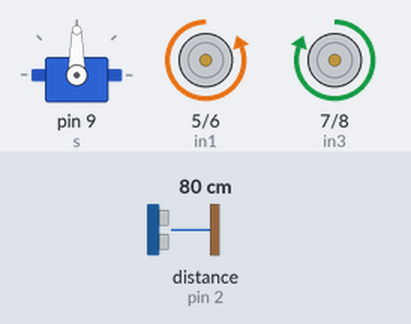
Bench run of a sketch on a simulated Arduino Uno, built with avr-gcc and run on an emulated ATmega328P. Shown: servo, motor-driver pin pairs drawn as motors (green arrow = first pin HIGH = forward, orange = second pin HIGH = backward, longer = more drive). Wiring (inferred from the names in the program): ultrasonic range finder: trigger pin 3; echo pin 2. Inputs (shaded band) come from the test bench; at power-on: distance to the obstacle (sensor on pin 2) 80 cm. The echo pulse lasts 58.3 µs per cm.

Above: at 1.2 s.
1.3 s: distance to the obstacle (sensor on pin 2) set to 35 cm
2.8 s: distance to the obstacle (sensor on pin 2) set to 27 cm
At 3.4 s:
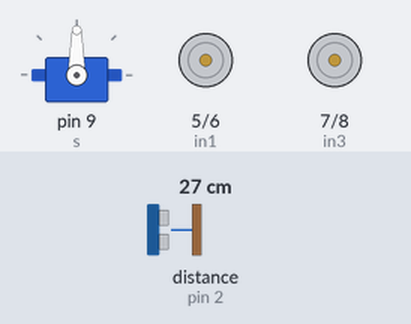
5.8 s: distance to the obstacle (sensor on pin 2) set to 60 cm
At 6.15 s:
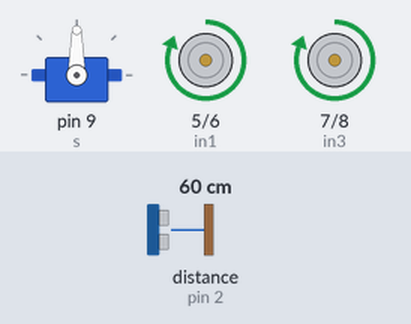
7.4 s: distance to the obstacle (sensor on pin 2) set to 2 cm
At 7.55 s:
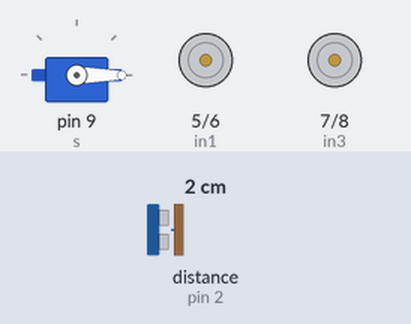
Timing chart, 0 to 11.4 s (numbered marks = the images above; inputs shaded):
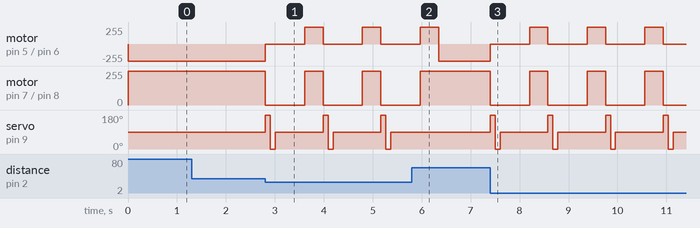

The sketch:

car_v1.ino
```cpp
#include <Servo.h>
Servo s;
int v = 0;
unsigned int L = 0;
unsigned int R = 0;
unsigned int t = 0;
unsigned int H = 0;
int in1 = 5;
int in2 = 6;
int in3 = 7;
int in4 = 8;
const int trig = 3;
const int echo = 2;
void STOP()
{
  digitalWrite(in1, LOW);
  digitalWrite(in2, LOW);

  digitalWrite(in4, LOW);
  digitalWrite(in3, LOW);
}
void  drive_forvard()
{
  digitalWrite(in1, LOW);
  digitalWrite(in2, HIGH);

  digitalWrite(in4, LOW);
  digitalWrite(in3, HIGH);
}
void turn_right(){
  digitalWrite(in1, HIGH);
  digitalWrite(in2, LOW);

  digitalWrite(in4, LOW);
  digitalWrite(in3, HIGH);
  delay(375);
}
void turn_left(){
  digitalWrite(in1, LOW);
  digitalWrite(in2, HIGH);

  digitalWrite(in4, HIGH);
  digitalWrite(in3, LOW);
  delay(375);
}
void check()
{
  s.write(180);
  delay(100);
  digitalWrite(trig,HIGH);
  delayMicroseconds(10);
  digitalWrite(trig,LOW);
  t = pulseIn(echo,HIGH);
  L = t/58;
  s.write(0);
  delay(100);
  digitalWrite(trig,HIGH);
  delayMicroseconds(10);
  digitalWrite(trig,LOW);
  t = pulseIn(echo,HIGH);
  R = t/58;
  s.write(90);
  delay(600);
}
void setup() {
  // put your setup code here, to run once:

pinMode(in1, OUTPUT);
pinMode(in2, OUTPUT);
pinMode(in4, OUTPUT);
pinMode(in3, OUTPUT);
pinMode(trig, OUTPUT);
pinMode(echo, INPUT);
s.attach(9);
s.write(90);
Serial.begin(9600);
}
void loop() {
  // put your main code here, to run repeatedly:
  drive_forvard();
  digitalWrite(trig,HIGH);
  delayMicroseconds(10);
  digitalWrite(trig,LOW);
  t = pulseIn(echo,HIGH);
  H = t/58;
  if ( H <= 30 ){
    STOP();
  check();
  if (L > R)
  turn_left();
  else turn_right();
  }

}
```

Measured:
- the behaviour switches between 32 and 31 cm on distance to the obstacle (sensor on pin 2) (found by bisection; images 0 and 1)
- after the input at 1.3 s, every drawn part: stays the same
- after the input at 2.8 s, motor on pin 5 (in1) / pin 6 (in2), motor on pin 7 (in3) / pin 8 (in4): alternates forward 255/255 for 0.38 s and stopped for 0.80 s, starting at once; servo on pin 9 (s): 90° → 180° at once, then repeats every 1.2 s: 0° 0.10 s, 90° 0.98 s, 180° 0.10 s
- after the input at 5.8 s, motor on pin 7 (in3) / pin 8 (in4): goes on until 6.0 s, then stays forward 255/255; servo on pin 9 (s): stays 90° (without the input it goes to 180° after 0.55 s)
- after the input at 7.4 s, motor on pin 5 (in1) / pin 6 (in2), motor on pin 7 (in3) / pin 8 (in4): alternates forward 255/255 for 0.38 s and stopped for 0.80 s, starting at once; servo on pin 9 (s): 90° → 180° at once, then repeats every 1.2 s: 0° 0.10 s, 90° 0.98 s, 180° 0.10 s
